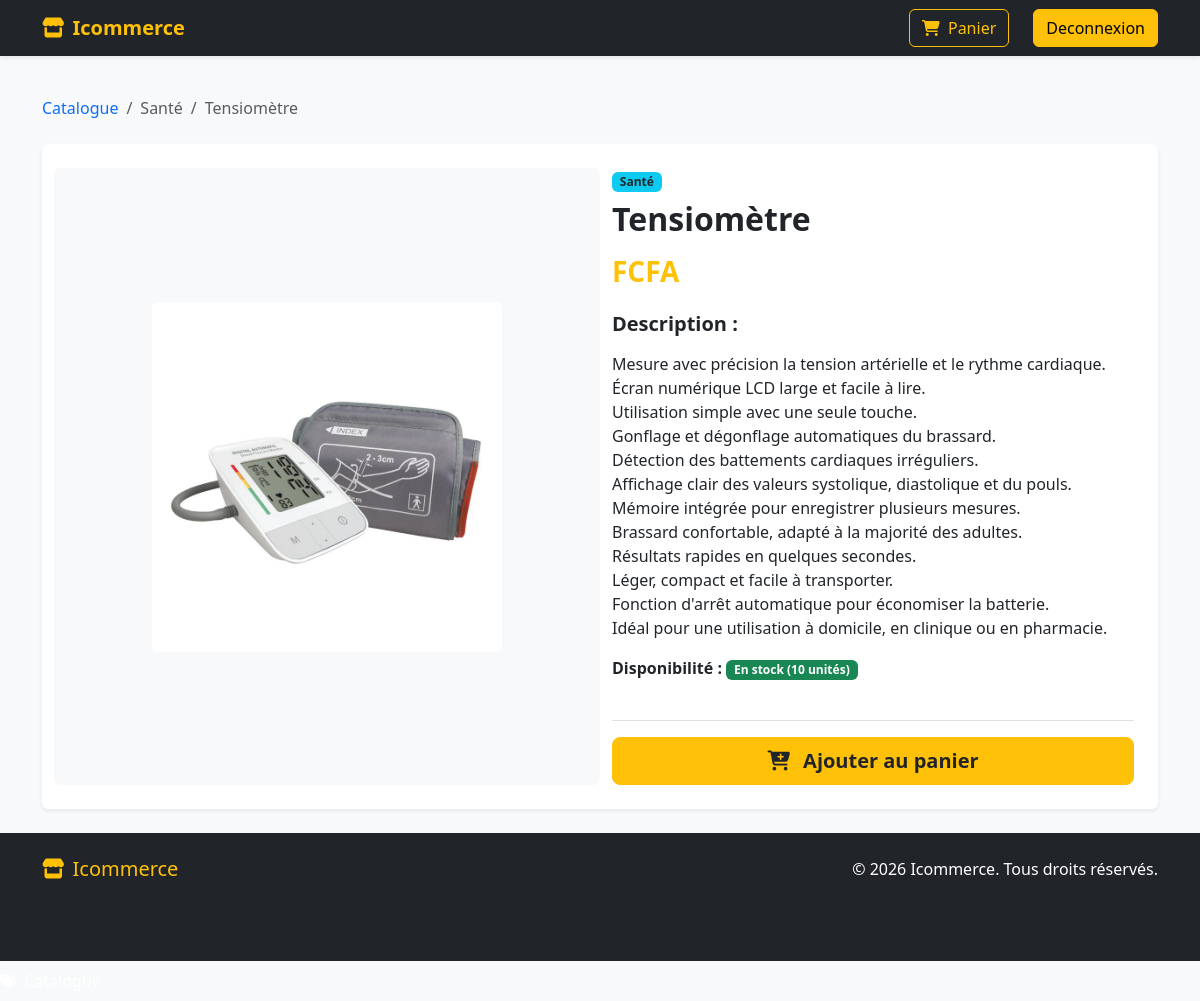
The page /produit/4/ on the database its author committed.
### vente/models.py (models this page shows, shortened)
class Produit(models.Model):
    categorie = models.ForeignKey(Categorie, on_delete=models.CASCADE)
    designation = models.CharField(max_length=150)
    description = models.TextField()
    prix_achat = models.DecimalField(max_digits=10, decimal_places=2, default=0)
    prix_vente = models.DecimalField(max_digits=10, decimal_places=2, default=0)
    stock = models.PositiveIntegerField(default=0)
    image = models.ImageField(upload_to='produits/', blank=True, null=True)

class Categorie(models.Model):
    nom = models.CharField(max_length=100)
    description = models.TextField(blank=True)

### vente/views.py (the view)
# urls.py: path('produit/<int:produit_id>/', views.produit_detail, name='produit_detail'),
def produit_detail(request, produit_id):
    produit = get_object_or_404(Produit, id=produit_id)
    context = {
        'produit': produit
    }
    return render(request, 'vente/produit_detail.html', context)

### vente/templates/vente/produit_detail.html (shortened to what this page needs)
{% extends 'vente/base.html' %}
{% load static %}
{% block content %}
<div class="container">
    <nav aria-label="breadcrumb" class="mb-4">
        <ol class="breadcrumb">
            <li class="breadcrumb-item"><a href="{% url 'vente:catalogue' %}" class="text-decoration-none">Catalogue</a></li>
            <li class="breadcrumb-item text-muted">{{ produit.categorie.nom }}</li>
            <li class="breadcrumb-item active" aria-current="page">{{ produit.designation }}</li>
        </ol>
    </nav>
    <div class="card border-0 shadow-sm">
        <div class="card-body p-4">
            <div class="row g-4">
                <div class="col-md-6 text-center bg-light p-4 rounded d-flex align-items-center justify-content-center" style="min-height: 350px;">
                    {% if produit.image %}
                        <img src="{{ produit.image.url }}" class="img-fluid rounded" style="max-height: 350px;" alt="{{ produit.designation }}">
                    {% else %}
                        <div class="text-muted">
                            <i class="fa-solid fa-image fa-5x mb-3"></i>
                            <p>Aucune image disponible</p>
                        </div>
                    {% endif %}
                </div>
                <div class="col-md-6 d-flex flex-column justify-content-between">
                    <div>
                        <span class="badge bg-info text-dark mb-2">{{ produit.categorie.nom }}</span>
                        <h2 class="fw-bold text-dark mb-3">{{ produit.designation }}</h2>
                        <h3 class="text-warning fw-bold mb-4">{{ produit.prix }} FCFA</h3>
                        <h5 class="fw-bold">Description :</h5>
                        <p class="text-muted">{{ produit.description|linebreaks }}</p>
                        <div class="mb-3">
                            <span class="fw-semibold">Disponibilité :</span>
                            {% if produit.stock > 0 %}
                                <span class="badge bg-success">En stock ({{ produit.stock }} unités)</span>
                            {% else %}
                                <span class="badge bg-danger">En rupture de stock</span>
                            {% endif %}
                        </div>
                    </div>
                    <div class="pt-3 border-top mt-4">
                        {% if produit.stock > 0 %}
                            <a href="{% url 'vente:ajouter_au_panier' produit.id %}" class="btn btn-warning btn-lg w-100 text-dark fw-bold">
                                <i class="fa-solid fa-cart-plus me-2"></i> Ajouter au panier
                            </a>
                        {% else %}
                            <button class="btn btn-secondary btn-lg w-100" disabled>Rupture de stock</button>
                        {% endif %}
                    </div>
                </div>
            </div>
        </div>
    </div>
</div>
{% endblock %}

### rows shown on the page
Produit: categorie.nom "Santé", designation "Tensiomètre", image (picture), description "Mesure avec précision la tension artérielle et le rythme cardiaque. Écran numérique LCD large et facile à lire. Utilisation simple avec une seule touche. Gonflage et dégonflage automatiques du brassard. Détection des battements cardiaques irréguliers. Affichage clair des valeurs systolique, diastolique et du pouls. Mémoire intégrée pour enregistrer plusieurs mesures. Brassard confortable, adapté à la majorité des adultes. Résultats rapides en quelques secondes. Léger, compact et facile à transporter. Fonction d'arrêt automatique pour économiser la batterie. Idéal pour une utilisation à domicile, en clinique ou en pharmacie.", stock "10"
